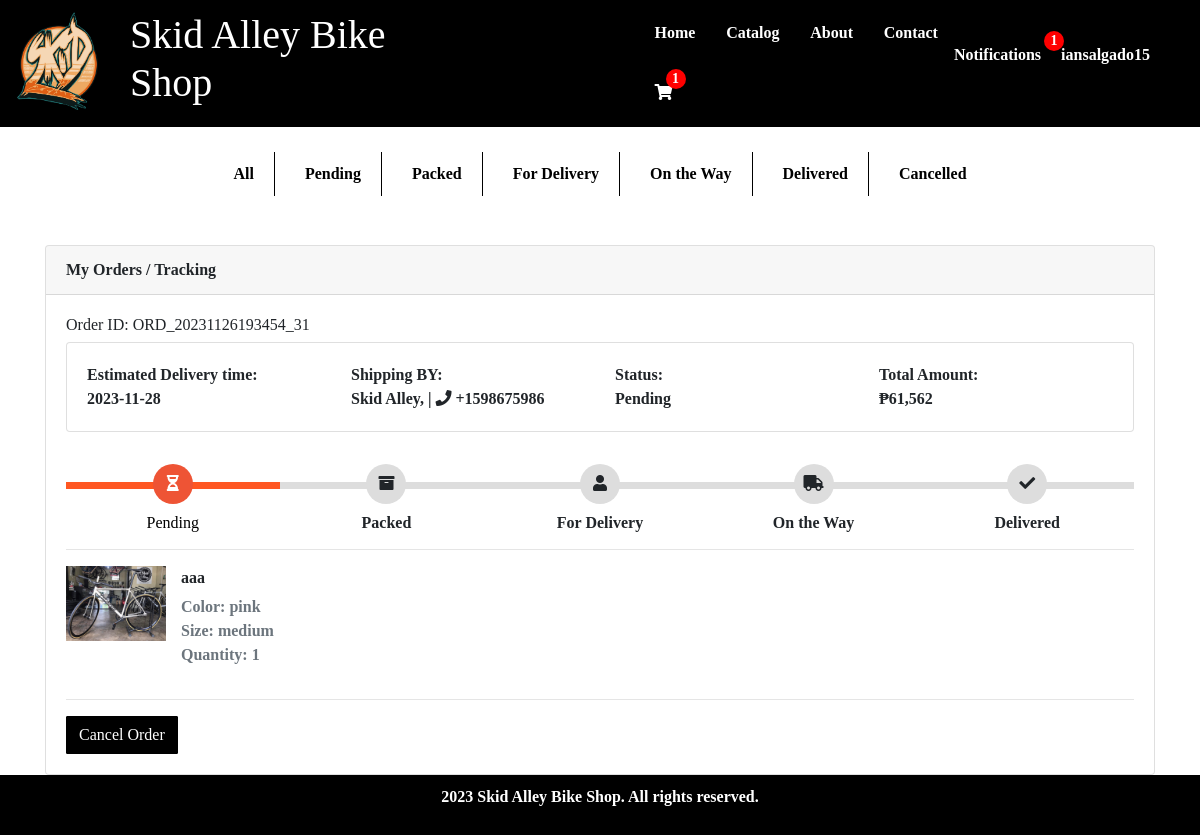
Page /orderstatus.php (signed in) on the committed database.
### tables this page shows
CREATE TABLE `content_management_logo` (
  `id` int(11) NOT NULL,
  `logo` text NOT NULL
);

CREATE TABLE `order_list` (
  `id` int(10) NOT NULL,
  `ref_code` varchar(100) NOT NULL,
  `client_id` int(30) NOT NULL,
  `total_amount` float NOT NULL DEFAULT 0,
  `delivery_address` text NOT NULL,
  `payment_method` varchar(250) NOT NULL,
  `message` varchar(255) NOT NULL,
  `status` tinyint(1) NOT NULL DEFAULT 0 COMMENT '0=pending,1 = packed, 2 = for delivery, 3 = on the way, 4 = delivered, 5=cancelled',
  `order_receive` tinyint(1) NOT NULL,
  `date_created` datetime NOT NULL DEFAULT current_timestamp(),
  `date_updated` datetime DEFAULT NULL ON UPDATE current_timestamp()
);

CREATE TABLE `order_products` (
  `id` int(11) NOT NULL,
  `order_id` int(11) NOT NULL,
  `product_id` int(11) NOT NULL,
  `quantity` int(11) NOT NULL,
  `price_per_unit` decimal(10,2) NOT NULL,
  `color` varchar(255) DEFAULT NULL,
  `size` varchar(255) DEFAULT NULL
);

CREATE TABLE `product_list` (
  `id` int(10) NOT NULL,
  `brand_id` int(11) NOT NULL,
  `category_id` int(11) NOT NULL,
  `name` varchar(250) NOT NULL,
  `models` varchar(250) NOT NULL,
  `description` varchar(250) NOT NULL,
  `price` float NOT NULL,
  `status` tinyint(1) NOT NULL DEFAULT 1,
  `image_path` text NOT NULL,
  `delete_flag` tinyint(1) NOT NULL
);

### orderstatus.php (the view, shortened to what this page needs)
<?php
include('partials-front/menu.php');
?>
<!DOCTYPE html>
<html lang="en">
<head>
    <link rel="stylesheet" href="https://stackpath.bootstrapcdn.com/bootstrap/4.3.1/css/bootstrap.min.css">
    <link rel="stylesheet" href="https://use.fontawesome.com/releases/v5.7.2/css/all.css">
</head>
<body>
<div class="status-buttons">
    <button onclick="filterOrders('All')">All</button>
    <button onclick="filterOrders('Pending')">Pending</button>
    <button onclick="filterOrders('Packed')">Packed</button>
    <button onclick="filterOrders('For Delivery')">For Delivery</button>
    <button onclick="filterOrders('On the Way')">On the Way</button>
    <button onclick="filterOrders('Delivered')">Delivered</button>
    <button onclick="filterOrders('Cancelled')">Cancelled</button>
</div>
<br>
<?php
if (isset($_SESSION['userLoggedIn']) && $_SESSION['userLoggedIn']) {
    $client_id = $_SESSION['client_id'];
    $sql = "SELECT * FROM order_list WHERE client_id = $client_id";
    $res = mysqli_query($conn, $sql);
    $count = mysqli_num_rows($res);
    if ($count > 0) {
        while ($row = mysqli_fetch_assoc($res)) {
            $ref_code = $row['ref_code'];
            $total_amount = $row['total_amount'];
            $status = $row['status'];
            $date_ordered = $row['date_created'];
            $statusText = [
                0 => 'Pending',
                1 => 'Packed',
                2 => 'For Delivery',
                3 => 'On the Way',
                4 => 'Delivered',
                5 => 'Cancelled',
            ];
            $statusTextValue = isset($statusText[$status]) ? $statusText[$status] : 'Unknown';
            ?>
            <div class="container" data-status="<?php echo strtolower($statusTextValue); ?>">
                <table class="my-purchase">
                    <article class="card">
                        <header class="card-header"> My Orders / Tracking </header>
                        <div class="card-body">
                            <h6>Order ID: <?php echo $ref_code ?></h6>
                            <article class="card">
                                <div class="card-body row">
                                <div class="col">
                                <strong>Estimated Delivery time:</strong> <br>
                                <?php
                                $deliveryDate = '';
                                switch ($statusTextValue) {
                                    case 'Pending':
                                        $deliveryDate = date('Y-m-d', strtotime($date_ordered . ' +1 day'));
                                        break;
                                }
                                echo $deliveryDate;
                                ?>
                            </div>
                                    <div class="col"> <strong>Shipping BY:</strong> <br> Skid Alley, | <i class="fa fa-phone"></i> +1598675986 </div>
                                    <div class="col status"> <strong>Status:</strong> <br><?php echo $statusTextValue ?> </div>
                                    <div class="col"> <strong>Total Amount:</strong> <br>₱<?php echo number_format($total_amount); ?> </div>
                            </article>
                            <div class="track">
                                <?php
                                $statusData = [
                                    0 => ['text' => 'Pending', 'icon' => 'fa-hourglass-half'],
                                    1 => ['text' => 'Packed', 'icon' => 'fa-archive'],
                                    2 => ['text' => 'For Delivery', 'icon' => 'fa-user'],
                                    3 => ['text' => 'On the Way', 'icon' => 'fa-truck'],
                                    4 => ['text' => 'Delivered', 'icon' => 'fa-check'],
                                ];
                                $statusFromDatabase = $row['status'];
                                foreach ($statusData as $statusValue => $statusInfo) {
                                    $isActive = ($statusFromDatabase >= $statusValue);
                                    $stepClass = $isActive ? 'step active' : 'step';
                                    ?>
                                    <div class="<?php echo $stepClass; ?>">
                                        <span class="icon"><i class="fa <?php echo $statusInfo['icon']; ?>"></i></span>
                                        <span class="text"><?php echo $statusInfo['text']; ?></span>
                                    </div>
                                    <?php
                                }
                                ?>
                            </div>
                            <hr>
                    <ul class="row">
                    <?php
                        $order_id = $row['id'];
                        $query = "SELECT op.order_id,
                                p.name AS product_name,
                                p.price AS product_price,
                                d.discount_percentage AS product_discount,
                                p.image_path AS product_image,
                                op.color AS product_color,
                                op.size AS product_size,
                                op.quantity AS product_quantity
                        FROM order_products op
                        JOIN product_list p ON op.product_id = p.id
                        LEFT JOIN discounts d ON p.id = d.product_id
                        WHERE op.order_id = $order_id";
                        $resInner = mysqli_query($conn, $query);
                        while ($productRow = mysqli_fetch_assoc($resInner)) {
                            $product_name = $productRow['product_name'];
                            $product_image = $productRow['product_image'];
                            $product_color = $productRow['product_color'];
                            $product_size = $productRow['product_size'];
                            $product_quantity = $productRow['product_quantity'];
                            ?>
                            <li class="col-md-4">
                                <figure class="itemside mb-3">
                                    <div class="aside">
                                    <?php
                                    if (empty($product_image)) {
                                        echo "<div class='error'>Image not Added.</div>";
                                    } else {
                                        ?>
                                        <img src="<?php echo SITEURL; ?>images/bike/<?php echo $product_image; ?>" width="100px" alt="<?php echo $product_name; ?>">
                                    <?php
                                    }
                                    ?>
                                    </div>
                                    <figcaption class="info align-self-center">
                                    <p class="title"><?php echo $product_name; ?></p>
                                    <span class="text-muted">Color: <?php echo $product_color; ?></span>
                                    <br>
                                    <span class="text-muted">Size: <?php echo $product_size; ?></span>
                                    <br>
                                    <span class="text-muted">Quantity: <?php echo $product_quantity; ?></span>
                                    <br>
                                </figcaption>
                                </figure>
                            </li>
                            <?php
                        }
                    ?>
                    </ul>
                            <hr>
                            <?php
                            if ($statusTextValue === 'Pending') {
                                $formButton = "<button type=\"button\" onclick=\"confirmCancelOrder($order_id)\" class=\"btn btn-warning\" data-abc=\"true\">Cancel Order</button>";
                                $checkCancellationSql = "SELECT * FROM admin_notifications WHERE order_id = $order_id AND is_approved = 0";
                                $cancellationResult = mysqli_query($conn, $checkCancellationSql);
                                if (mysqli_num_rows($cancellationResult) <= 0) {
                                    echo "<form method=\"post\" action=\"request-cancellation.php\" id=\"cancelOrderForm_$order_id\">";
                                    echo $formButton;
                                    echo "</form>";
                                } else {
                                    echo $formButton;
                                }
                            }
                            ?>
                        </div>
                    </article>
                </div>
            <?php
        }
    }
}
?>
<?php include('partials-front/footer.php'); ?>
</body>
</html>
<link rel="stylesheet" href="https://cdnjs.cloudflare.com/ajax/libs/AlertifyJS/1.13.1/css/alertify.min.css" />
<link rel="stylesheet" href="https://cdnjs.cloudflare.com/ajax/libs/AlertifyJS/1.13.1/css/themes/default.min.css" />

### partials-front/menu.php (shortened to what this page needs)
<?php include('config/constants.php'); ?>
<!DOCTYPE html>
<html lang="en">
<?php
if (isset($_SESSION['userLoggedIn']) && $_SESSION['userLoggedIn'] === true) {
    $userId = $_SESSION['client_id'];
} else {
    $userId = null;
}
?>
<head>
    <link rel="stylesheet" href="style.css">
    <link href="https://cdnjs.cloudflare.com/ajax/libs/font-awesome/5.15.4/css/all.min.css" rel="stylesheet">
</head>
<body>
    <div class="header">
        <?php
        $sql = "SELECT * FROM content_management_logo";
        $res = mysqli_query($conn, $sql);
        $count = mysqli_num_rows($res);
        if ($count > 0) {
            while ($row = mysqli_fetch_assoc($res)) {
                $logo = $row['logo'];
                ?>
                <div class="skidalley">
                <a href="<?php echo SITEURL; ?>index.php">  <?php
                            if ($logo == "")
                            {
                                echo "<div class='error'>Image not Added.</div>";
                            } else {
                                ?>
                                <img src="<?php echo SITEURL; ?>images/logo/<?php echo $logo; ?>"
                                     width="100px">
                                <?php
                            }
                            ?>
                            </img> </a>
                <a href="<?php echo SITEURL; ?>index.php"> <h1 id="name"> Skid Alley Bike Shop </h1> </a>
                </div>
             <?php
            }
        }
        else
        {
            echo  "<td colspan='4'><div class='error'>No Logo Added.</div></td>";
        }
      ?>
        <div class="navbar">
            <a href="<?php echo SITEURL; ?>home.php"> <p> Home </p> </a>
            <a href="<?php echo SITEURL; ?>index.php"> <p> Catalog </p> </a>
            <a href="<?php echo SITEURL; ?>about.php"> <p> About </p> </a>
            <a href="<?php echo SITEURL; ?>contact.php"> <p> Contact </p> </a>
            <a href="<?php echo SITEURL; ?>cart.php" class="cart-link">
                <i class="fas fa-shopping-cart"></i>
                <?php
                if (isset($_SESSION['userLoggedIn'])) {
                    $productCount = getUniqueProductCount($userId);
                    if ($productCount > 0) {
                        echo '<span class="cart-count">' . $productCount . '</span>';
                    }
                }
                ?>
</a>
        </div>
        <div class="logsign">
        <?php
        if (isset($_SESSION['userLoggedIn']) && $_SESSION['userLoggedIn'] === true) {
            $username = $_SESSION['username'];
            $userId = $_SESSION['client_id'];
        ?>
            <div class="notifications">
            <a href="<?php echo SITEURL; ?>notifications.php">
                <p>Notifications</p>
                <?php
                if (isset($_SESSION['userLoggedIn'])) {
                    $notificationCount = getNotificationCount($userId);
                    if ($notificationCount > 0) {
                        echo '<span class="cart-count">' . $notificationCount . '</span>';
                    }
                }
                ?>
            </a>
        </div>
            <div class="user-container">
                <p id="username"><?php echo $username; ?></p>
            </div>
        <?php
        }
        else
        {
        ?>
            <a href="<?php echo SITEURL; ?>login.php"><p>Login</p></a>
            <p>|</p>
            <a href="<?php echo SITEURL; ?>signup.php"><p>Signup</p></a>
        <?php
        }
        ?>
        </div>
    </div>
</body>
<?php
function getUniqueProductCount($userId) {
    global $conn;
    $uniqueProductCount = 0;
    $sql = "SELECT COUNT(DISTINCT CONCAT(product_id, '-', color, '-', size)) AS unique_product_count FROM cart_list WHERE client_id = $userId";
    $result = $conn->query($sql);
    if ($result->num_rows > 0) {
        $row = $result->fetch_assoc();
        $uniqueProductCount = $row['unique_product_count'];
    }
    return $uniqueProductCount;
}
function getNotificationCount($userId) {
    global $conn;
    $notificationCount = 0;
    $sql = "SELECT COUNT(*) AS notification_count FROM notifications WHERE user_id = $userId AND is_read = 0";
    $result = $conn->query($sql);
    if ($result->num_rows > 0) {
        $row = $result->fetch_assoc();
        $notificationCount = $row['notification_count'];
    }
    return $notificationCount;
}
?>

### rows in the picture
content_management_logo: logo (picture)
order_list: ref_code "ORD_20231126193454_31", date_created "2023-11-28", status "Pending", total_amount "61,562", text "Pending", text "Packed", text "For Delivery", text "On the Way", text "Delivered"
order_products: product.image_path (picture), product.name "aaa", color "pink", size "medium", quantity "1"

### other values in the picture
$productCount "1"
$notificationCount "1"
$username "iansalgado15"
